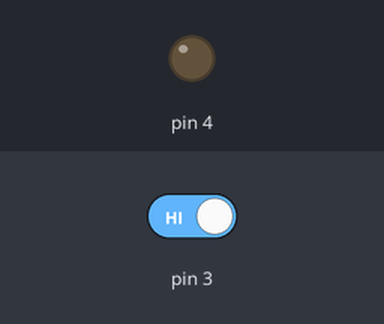
The sketch below on a simulated Arduino Uno, built with avr-gcc and run on an emulated ATmega328P. Shown: output pins drawn as LEDs (lit = HIGH). Dashed ring = blinking. The test bench sets the inputs (shaded band); at power-on: pin 3 HIGH.

Above: at 1.2 s.
1.3 s: pin 3 driven LOW
At 1.4 s:
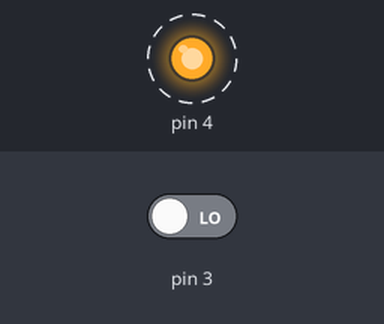
Timing chart, 0 to 10.3 s (numbered marks = the images above; inputs shaded):
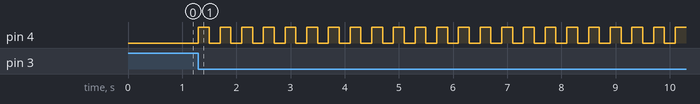

Measured:
- after the input at 1.3 s, pin 4: alternates HIGH for 0.20 s and LOW for 0.20 s, starting at once

The sketch:

Proyecto_5.ino
```cpp
/*
  Derechos de autor © UNIT Electronics
  Este codigo se proporciona "tal cual", sin garantías de ningún tipo.
  Fecha de revisión: 25/07/24
*/
/********************************
 Encendido y apagado de un LED de forma automática pero solamente presionando un botón
 ********************************/
void setup() {
pinMode (4, OUTPUT);
pinMode (3, INPUT);
}
void loop() {
if (digitalRead (3)==LOW)
{
  while(1){
  digitalWrite (4, HIGH);
  delay(200);
  digitalWrite (4, LOW);
  delay(200);
  }
  digitalWrite (13, HIGH);
}
  else digitalWrite(5, LOW);
}
```
